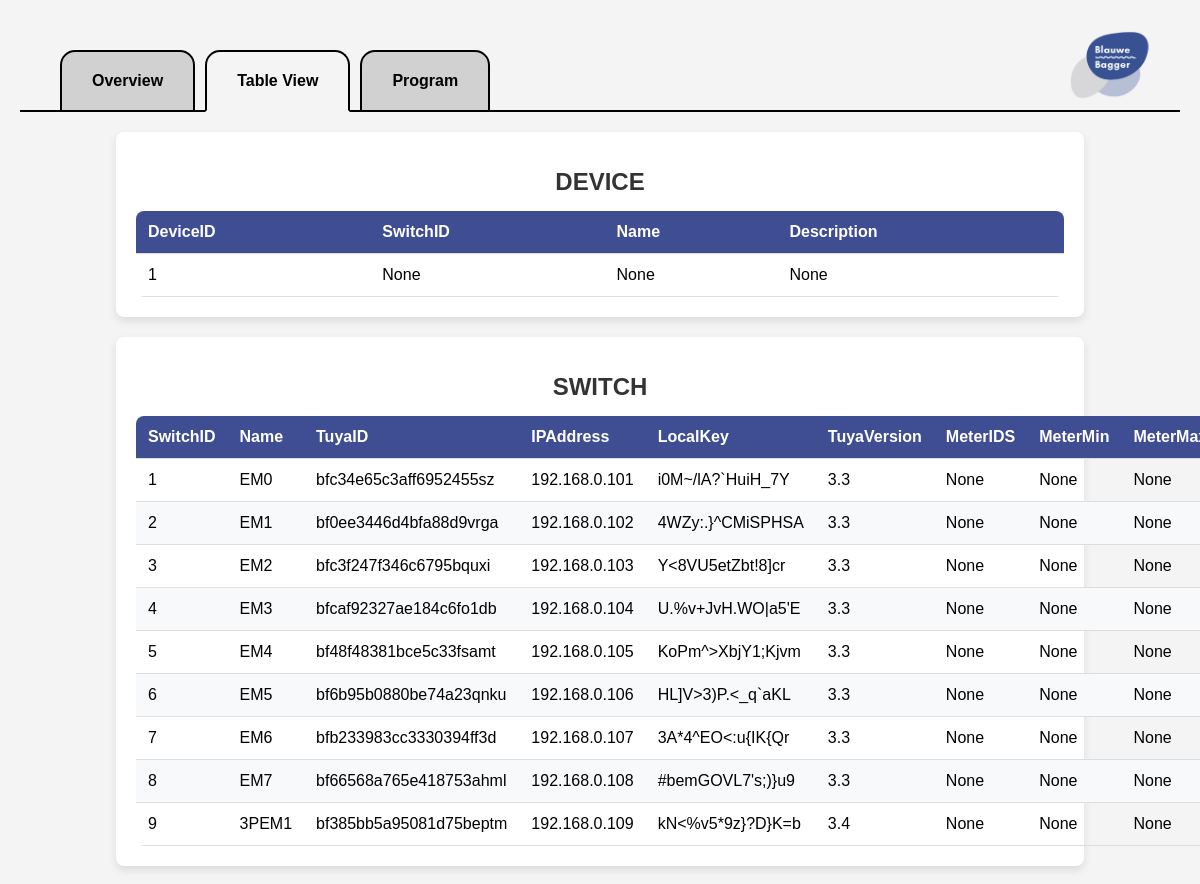
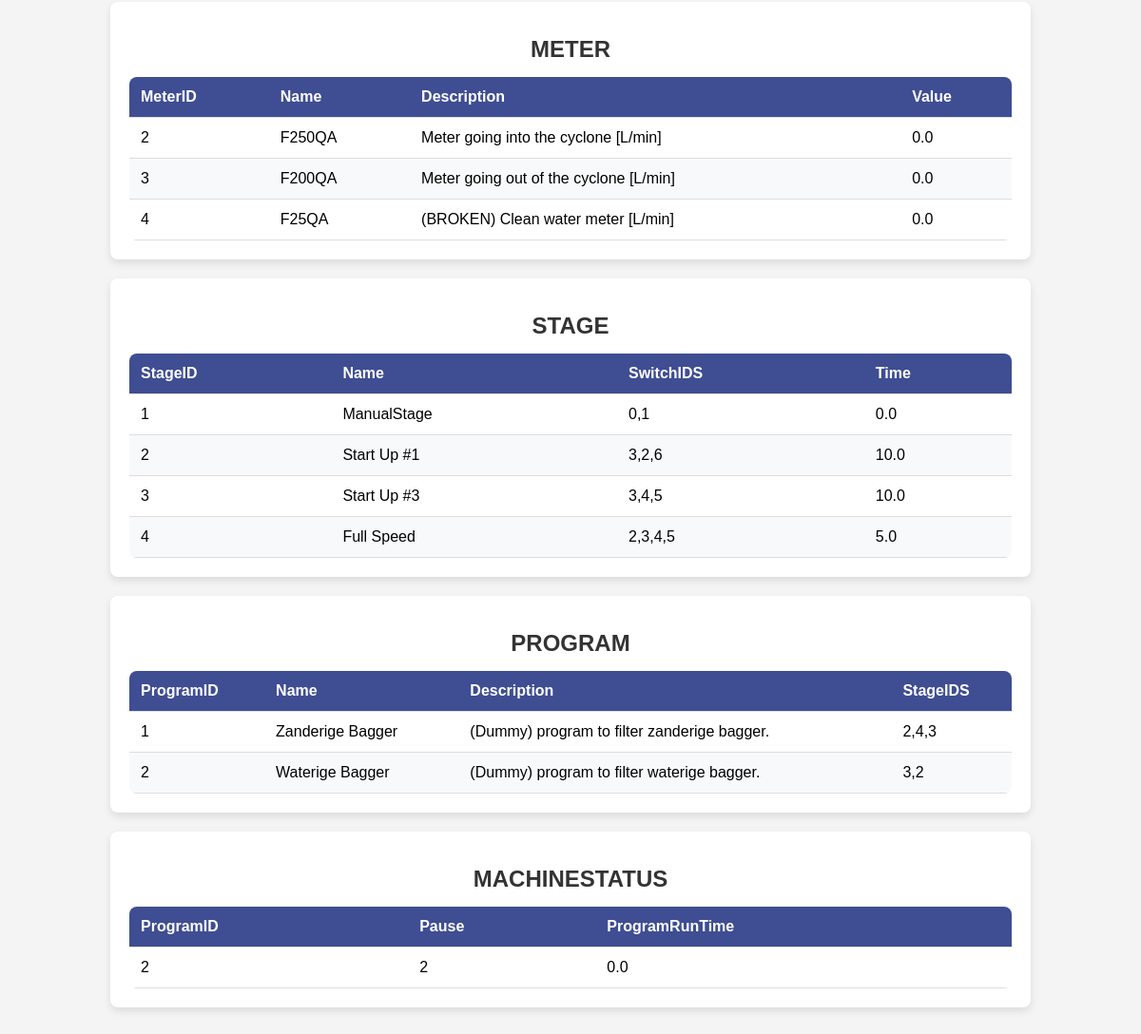
The page /tableview on the database its author committed (2 pictures, top to bottom).
### tables this page shows
CREATE TABLE SWITCH (
    SwitchID INTEGER PRIMARY KEY AUTOINCREMENT,
    Name TEXT NOT NULL,
    TuyaID TEXT NOT NULL,
    IPAddress TEXT NOT NULL,
    LocalKey TEXT NOT NULL,
    TuyaVersion REAL NOT NULL,
    MeterIDS TEXT,
    MeterMin TEXT,
    MeterMax TEXT
);

CREATE TABLE METER (
    MeterID INTEGER PRIMARY KEY AUTOINCREMENT,
    Name TEXT NOT NULL,
    Description TEXT,
    Value REAL NOT NULL
);

CREATE TABLE STAGE (
    StageID INTEGER PRIMARY KEY AUTOINCREMENT,
    Name TEXT NOT NULL,
    SwitchIDS TEXT,
    Time REAL NOT NULL
);

CREATE TABLE PROGRAM (
    ProgramID INTEGER PRIMARY KEY AUTOINCREMENT,
    Name TEXT NOT NULL,
    Description TEXT,
    StageIDS TEXT NOT NULL
);

CREATE TABLE MACHINESTATUS (
    ProgramID INTEGER NOT NULL,
    Pause INTEGER NOT NULL CHECK (Pause IN (0,1,2)),
    ProgramRunTime REAL NOT NULL,
    PRIMARY KEY (ProgramID),
    FOREIGN KEY (ProgramID) REFERENCES PROGRAM(ProgramID)
);

### server/server.py (the view)
@app.route("/tableview")
def tableview():
    tables = []
    for tableName in tableNames:
        tables.append(sF.getTable(tableName,0))
    return render_template('tableview.html',tables=tables,tableNames=tableNames)

### server/serverFunctions/getTable.py (called while the page is built)
def getTable(table,add):
    db = sqlite3.connect('../data/machine.db',timeout=5)
    cs = db.execute('SELECT * FROM ' + table)
    ns = [description[0] for description in cs.description]
    result = []
    rows = 1;
    for ci in cs:
        result.append(dict(zip(ns,ci)))
        rows = rows + 1
    if add:
        if table != "MACHINESTATUS":
            result.append(dict(zip(ns,[rows]+[None]*len(ns))))
    else:
        if not result:
            result.append(dict(zip(ns,[rows]+[None]*len(ns))))
    db.close()
    return result

### server/templates/tableview.html
{% extends "layout.html" %}
{% block main %}
	{% for table in tables %}
		<div class="table-container">
			<h1>{{ tableNames[loop.index-1] }}</h1>
                	<table>
                        	<thead>
                                	<tr>
					{% for key, value in table[0].items() %}
                                        	        <th>{{key}}</th>
                                 	       {% endfor %}
                                	</tr>
                       		</thead>
                        	<tbody>
                                	{% for item in table %}
                                        	<tr>
                                                	{% for key, value in item.items() %}
                                                	        <td>{{value}}</th>
                                        	        {% endfor %}
                                	        </tr>
                        	        {% endfor %}
                	        </tbody>
        	        </table>
	        </div>
	{% endfor %}
{% endblock %}

### server/static/styles.css (style rules this page uses)
.table-container { width: 80%; margin: 20px auto; padding: 20px; background: #fff; box-shadow: 0 4px 8px rgba(0, 0, 0, 0.1); border-radius: 8px; }
h1 { text-align: center; font-size: 1.5rem; margin-bottom: 15px; color: #333; }
.table-container table { width: 100%; border-collapse: collapse; overflow: hidden; border-radius: 8px; }
.table-container thead { background: #3F4D92; color: #fff; }
.table-container th, .table-container td { padding: 12px; text-align: left; border-bottom: 1px solid #ddd; }
.table-container tbody tr:nth-child(even) { background: #f8f9fa; }
h1 { text-align: center; }

### rows shown on the page
SWITCH: key "Name", key "TuyaID", key "IPAddress", key "LocalKey", key "TuyaVersion", item "1" "None" "None" "None", Name "EM0", TuyaID "bfc34e65c3aff6952455sz", IPAddress "192.168.0.101", LocalKey "i0M~/lA?`HuiH_7Y", TuyaVersion "3.3"
SWITCH: item "2" "None" "None" "None", Name "EM1", TuyaID "bf0ee3446d4bfa88d9vrga", IPAddress "192.168.0.102", LocalKey "4WZy:.}^CMiSPHSA", TuyaVersion "3.3"
SWITCH: item "3" "None" "None" "None", Name "EM2", TuyaID "bfc3f247f346c6795bquxi", IPAddress "192.168.0.103", LocalKey "Y<8VU5etZbt!8]cr", TuyaVersion "3.3"
SWITCH: item "4" "None" "None" "None", Name "EM3", TuyaID "bfcaf92327ae184c6fo1db", IPAddress "192.168.0.104", LocalKey "U.%v+JvH.WO|a5'E", TuyaVersion "3.3"
SWITCH: item "5" "None" "None" "None", Name "EM4", TuyaID "bf48f48381bce5c33fsamt", IPAddress "192.168.0.105", LocalKey "KoPm^>XbjY1;Kjvm", TuyaVersion "3.3"
SWITCH: item "6" "None" "None" "None", Name "EM5", TuyaID "bf6b95b0880be74a23qnku", IPAddress "192.168.0.106", LocalKey "HL]V>3)P.<_q`aKL", TuyaVersion "3.3"
SWITCH: item "7" "None" "None" "None", Name "EM6", TuyaID "bfb233983cc3330394ff3d", IPAddress "192.168.0.107", LocalKey "3A*4^EO<:u{IK{Qr", TuyaVersion "3.3"
SWITCH: item "8" "None" "None" "None", Name "EM7", TuyaID "bf66568a765e418753ahml", IPAddress "192.168.0.108", LocalKey "#bemGOVL7's;)}u9", TuyaVersion "3.3"
SWITCH: item "9" "None" "None" "None", Name "3PEM1", TuyaID "bf385bb5a95081d75beptm", IPAddress "192.168.0.109", LocalKey "kN<%v5*9z}?D}K=b", TuyaVersion "3.4"
METER: key "Name", key "Description", key "Value", item "2", Name "F250QA", Description "Meter going into the cyclone [L/min]", Value "0.0"
METER: item "3", Name "F200QA", Description "Meter going out of the cyclone [L/min]", Value "0.0"
METER: item "4", Name "F25QA", Description "(BROKEN) Clean water meter [L/min]", Value "0.0"
STAGE: key "Name", key "SwitchIDS", key "Time", item "1", Name "ManualStage", SwitchIDS "0,1", Time "0.0"
STAGE: item "2", Name "Start Up #1", SwitchIDS "3,2,6", Time "10.0"
STAGE: item "3", Name "Start Up #3", SwitchIDS "3,4,5", Time "10.0"
STAGE: item "4", Name "Full Speed", SwitchIDS "2,3,4,5", Time "5.0"
PROGRAM: key "Name", key "Description", key "StageIDS", item "1", Name "Zanderige Bagger", Description "(Dummy) program to filter zanderige bagger.", StageIDS "2,4,3"
PROGRAM: item "2", Name "Waterige Bagger", Description "(Dummy) program to filter waterige bagger.", StageIDS "3,2"
MACHINESTATUS: key "ProgramRunTime", item "2" "2", ProgramRunTime "0.0"

### other values the page prints
{{ tableNames[loop.index-1] }} "DEVICE" "SWITCH" "METER" "STAGE" "PROGRAM" "MACHINESTATUS"
{{ key }} "DeviceID" "SwitchID" "Name" "Description" "SwitchID" "MeterIDS" "MeterMin" "MeterID" "StageID" "ProgramID" "ProgramID" "Pause"
{{ value }} "1" "None" "None" "None"
